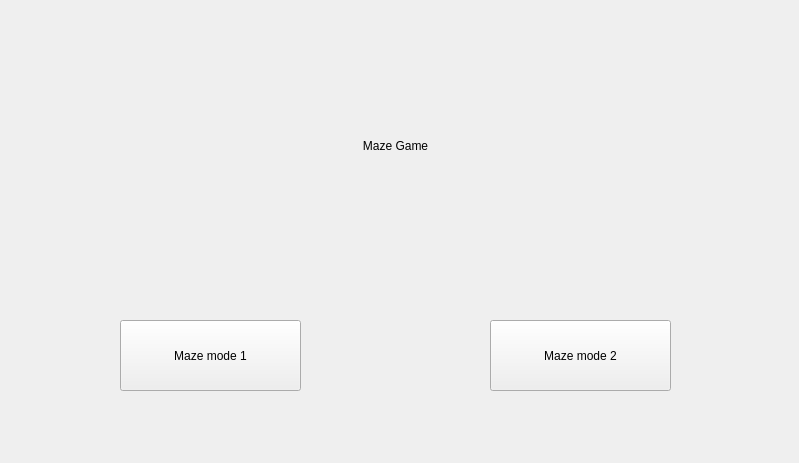
<?xml version="1.0" encoding="UTF-8"?>
<ui version="4.0">
 <class>Form</class>
 <widget class="QWidget" name="Form">
  <property name="geometry">
   <rect>
    <x>0</x>
    <y>0</y>
    <width>799</width>
    <height>463</height>
   </rect>
  </property>
  <property name="windowTitle">
   <string>Form</string>
  </property>
  <property name="styleSheet">
   <string notr="true">border-image: url(1.jpg) 0 0 0 0 stretch stretch;
</string>
  </property>
  <widget class="QLabel" name="label">
   <property name="geometry">
    <rect>
     <x>150</x>
     <y>70</y>
     <width>491</width>
     <height>151</height>
    </rect>
   </property>
   <property name="text">
    <string>Maze Game</string>
   </property>
   <property name="alignment">
    <set>Qt::AlignmentFlag::AlignCenter</set>
   </property>
  </widget>
  <widget class="QPushButton" name="pushButton">
   <property name="geometry">
    <rect>
     <x>120</x>
     <y>320</y>
     <width>181</width>
     <height>71</height>
    </rect>
   </property>
   <property name="text">
    <string>Maze mode 1</string>
   </property>
  </widget>
  <widget class="QPushButton" name="pushButton_2">
   <property name="geometry">
    <rect>
     <x>490</x>
     <y>320</y>
     <width>181</width>
     <height>71</height>
    </rect>
   </property>
   <property name="text">
    <string>Maze mode 2</string>
   </property>
  </widget>
 </widget>
 <resources/>
 <connections/>
</ui>
